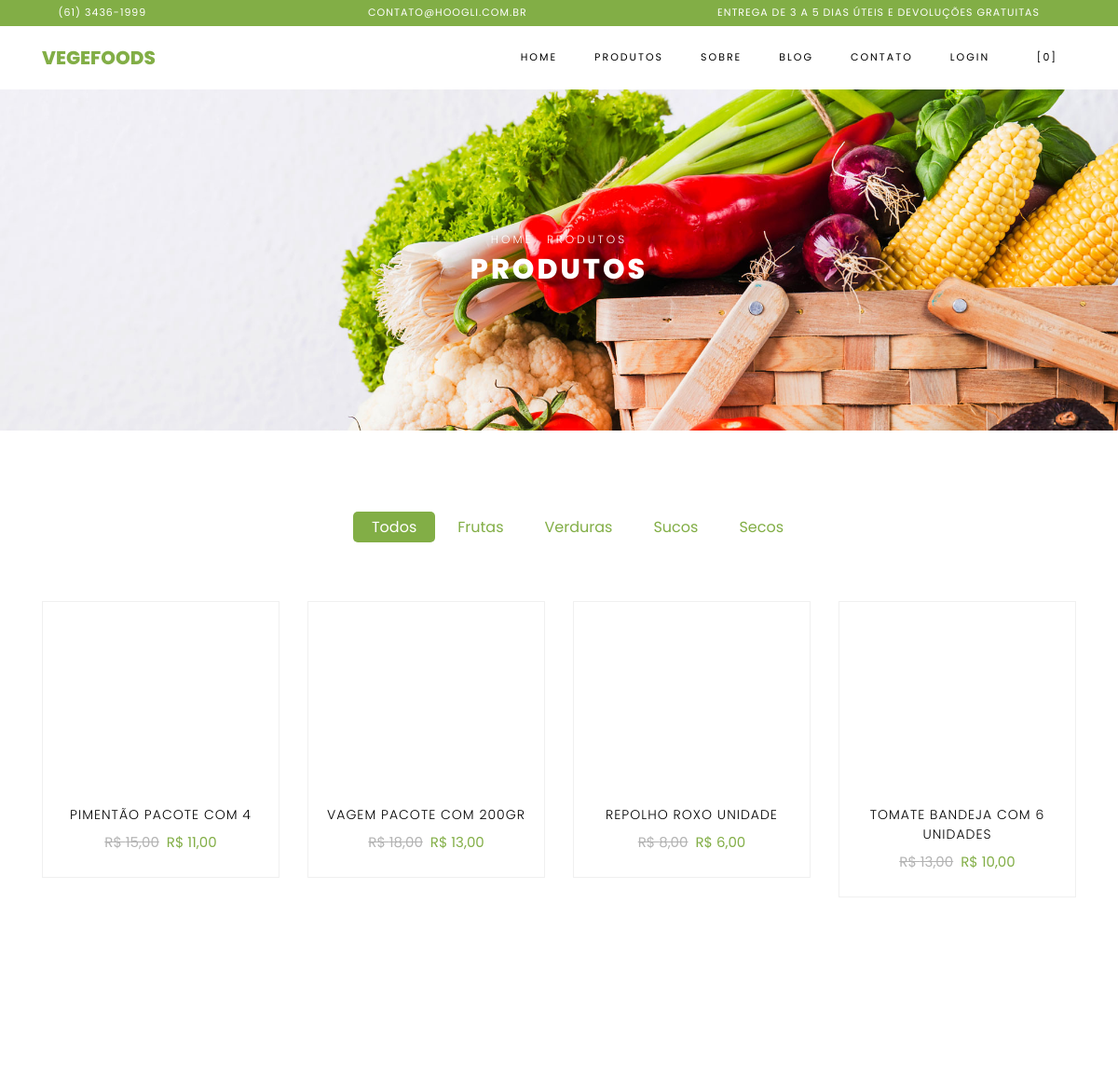
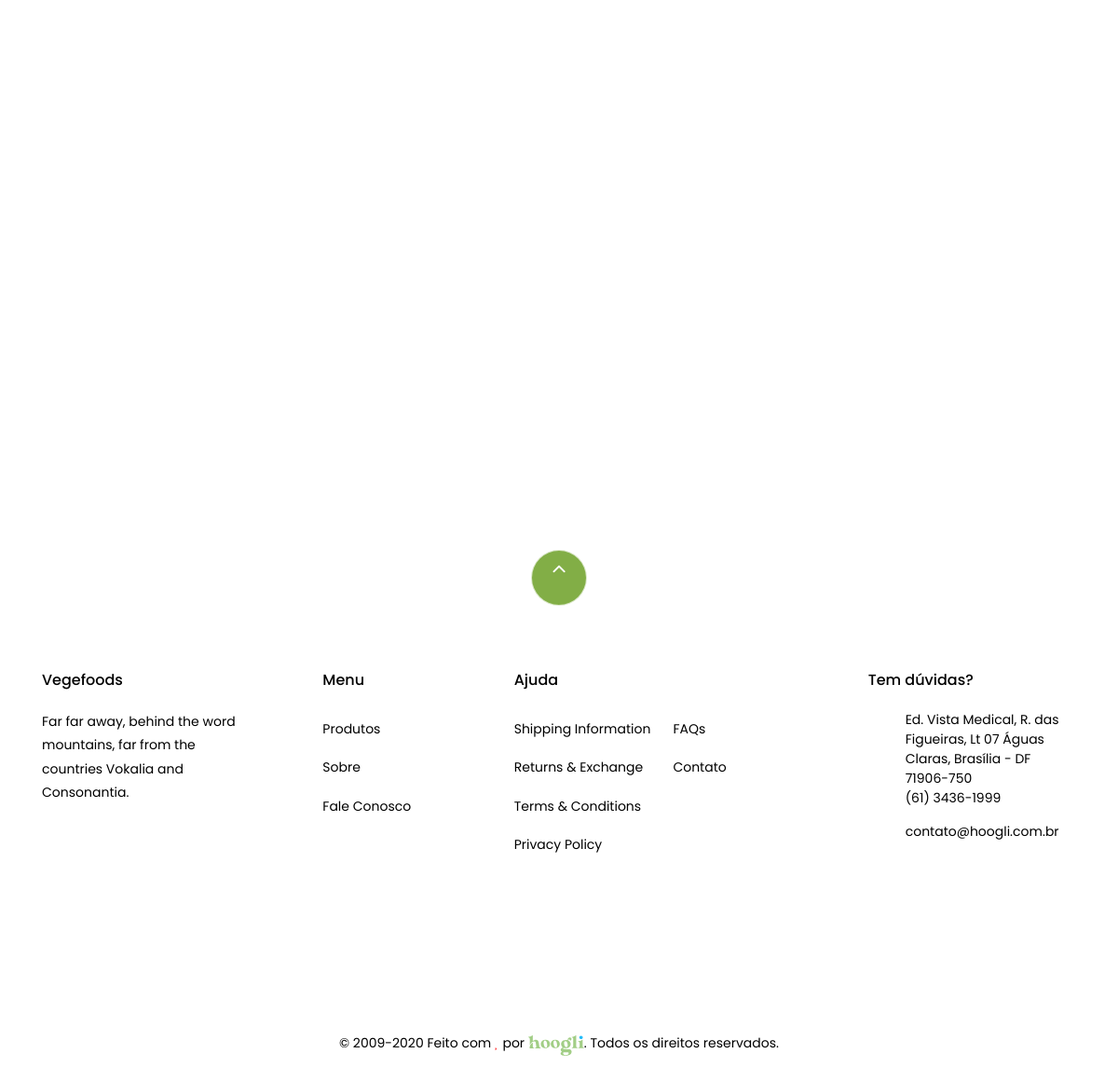
/produtos.php, run on the app's committed database (2 pictures, top to bottom).
### tables this page shows
CREATE TABLE `tbl_config` (
  `id` int(11) NOT NULL,
  `id_campanha` int(11) DEFAULT NULL,
  `favicon` varchar(250) DEFAULT NULL,
  `facebook` varchar(250) DEFAULT NULL,
  `twitter` varchar(250) DEFAULT NULL,
  `instagram` varchar(250) DEFAULT NULL,
  `youtube` varchar(250) DEFAULT NULL,
  `linkedln` varchar(250) DEFAULT NULL,
  `nome_empresa` varchar(250) DEFAULT NULL,
  `endereco` varchar(250) DEFAULT NULL,
  `telefone1` varchar(40) DEFAULT NULL,
  `telefone2` varchar(40) DEFAULT NULL,
  `email1` varchar(250) DEFAULT NULL,
  `email2` varchar(250) DEFAULT NULL,
  `cep_loja` varchar(20) DEFAULT NULL,
  `merchant_id_cielo` varchar(250) DEFAULT NULL,
  `merchant_key_cielo` varchar(250) DEFAULT NULL
);

CREATE TABLE `tbl_categoria` (
  `id` int(11) NOT NULL,
  `nome` varchar(250) DEFAULT NULL,
  `foto` varchar(250) DEFAULT NULL,
  `url_amigavel` varchar(250) DEFAULT NULL
);

CREATE TABLE `tbl_produto` (
  `id` int(11) NOT NULL,
  `nome` varchar(250) DEFAULT NULL,
  `descricao` text DEFAULT NULL,
  `preco_de` float DEFAULT NULL,
  `preco_por` float DEFAULT NULL,
  `ativo` varchar(2) DEFAULT NULL,
  `id_categoria` int(11) DEFAULT NULL,
  `id_subcategoria` int(11) DEFAULT NULL,
  `url_amigavel` varchar(250) DEFAULT NULL,
  `imagem` varchar(250) DEFAULT NULL,
  `meta_title` text DEFAULT NULL,
  `meta_keywords` text DEFAULT NULL,
  `meta_description` text DEFAULT NULL,
  `quantidade_estoque` int(11) DEFAULT NULL,
  `avise_estoque` int(11) DEFAULT NULL,
  `destaque` varchar(2) DEFAULT NULL,
  `peso` float DEFAULT NULL,
  `altura` float DEFAULT NULL,
  `largura` float DEFAULT NULL,
  `comprimento` float DEFAULT NULL
);

### Connection/con-pdo.php (called while the page is built, shortened)
<?php
$conInstanciada = '';
if(empty($conInstanciada)) {
	class Conexao {
		private static $pdo;
		public static function getInstance() {
		if (!isset(self::$pdo)) {
		 try {
		  $opcoes = array(PDO::MYSQL_ATTR_INIT_COMMAND => 'SET NAMES utf8', PDO::ATTR_PERSISTENT => TRUE);
		  self::$pdo = new PDO("mysql:host=" . HOST . "; dbname=" . DBNAME . "; charset=" . CHARSET . ";", USER, PASSWORD, $opcoes);
		  self::$pdo->setAttribute(PDO::ATTR_ERRMODE, PDO::ERRMODE_EXCEPTION);
		 } catch (PDOException $e) {
		  print "Erro: " . $e->getMessage();
		 }
		}
		return self::$pdo;
		}
	}
}

### Class/config.class.php (called while the page is built, shortened)
<?php
$ConfigSistemaInstanciada = '';
if(empty($ConfigSistemaInstanciada)) {
	if(file_exists('Connection/conexao.php')) {
		require_once('Connection/con-pdo.php');
	} else {
		require_once('../Connection/con-pdo.php');
		require_once('../funcoes.php');
	}
	class ConfigSistema {
		private $pdo = null;
		private static $ConfigSistema = null;
		private function __construct($conexao){
			$this->pdo = $conexao;
		}
		public static function getInstance($conexao){
			if (!isset(self::$ConfigSistema)):
				self::$ConfigSistema = new ConfigSistema($conexao);
			endif;
			return self::$ConfigSistema;
		}
		function rsDados() {
			try{
				$sql = "SELECT * FROM tbl_config ";
				$stm = $this->pdo->prepare($sql);
				$stm->execute();
				$rsDados = $stm->fetchAll(PDO::FETCH_OBJ);
				$this->endereco = $rsDados[0]->endereco;
				$this->telefone1 = $rsDados[0]->telefone1;
				$this->email1 = $rsDados[0]->email1;
			} catch(PDOException $erro){
				echo $erro->getLine();
			}
			return($this);
		}
	}
}

### includes.php (called while the page is built, shortened)
<?php
include "Class/config.class.php";
$infoSistema = ConfigSistema::getInstance(Conexao::getInstance())->rsDados();
include "Class/produtos.class.php";
$produtos = Produtos::getInstance(Conexao::getInstance());
include "Class/categorias.class.php";
$categorias = Categorias::getInstance(Conexao::getInstance());
?>

### Class/categorias.class.php (called while the page is built, shortened)
<?php
$CategoriasInstanciada = '';
if(empty($CategoriasInstanciada)) {
	if(file_exists('Connection/conexao.php')) {
		require_once('Connection/con-pdo.php');
	} else {
		require_once('../Connection/con-pdo.php');
		require_once('../funcoes.php');
	}
	class Categorias {
		private $pdo = null;
		private static $Categorias = null;
		private function __construct($conexao){
			$this->pdo = $conexao;
		}
		public static function getInstance($conexao){
			if (!isset(self::$Categorias)):
				self::$Categorias = new Categorias($conexao);
			endif;
			return self::$Categorias;
		}
		function rsDados($id='', $orderBy='', $limite='', $url_amigavel='') {
			$nCampos = 0;
			$sql = '';
			$sqlOrdem = '';
			$sqlLimite = '';
			try{
				$sql = "SELECT * FROM tbl_categoria where 1=1 $sql $sqlOrdem $sqlLimite";
				$stm = $this->pdo->prepare($sql);
				for($i=1; $i<=$nCampos; $i++) {
					$stm->bindValue($i, $campo[$i]);
				}
				$stm->execute();
				$rsDados = $stm->fetchAll(PDO::FETCH_OBJ);
				if($id <> '' or $limite == 1) {
					return($rsDados[0]);
				} else {
					return($rsDados);
				}
			} catch(PDOException $erro){
				echo $erro->getMessage();
			}
		}
	}
}

### Class/produtos.class.php (called while the page is built, shortened)
<?php
$ProdutosInstanciada = '';
if(empty($ProdutosInstanciada)) {
	if(file_exists('Connection/conexao.php')) {
		require_once('Connection/con-pdo.php');
	} else {
		require_once('../Connection/con-pdo.php');
		require_once('../funcoes.php');
	}
	class Produtos {
		private $pdo = null;
		private static $Produtos = null;
		private function __construct($conexao){
			$this->pdo = $conexao;
		}
		public static function getInstance($conexao){
			if (!isset(self::$Produtos)):
				self::$Produtos = new Produtos($conexao);
			endif;
			return self::$Produtos;
		}
		function rsDados($id='', $orderBy='', $limite='', $url_amigavel='', $destaque='', $ativo='', $id_categoria='') {
			$nCampos = 0;
			$sql = '';
			$sqlOrdem = '';
			$sqlLimite = '';
			try{
				$sql = "SELECT * FROM tbl_produto where 1=1 $sql $sqlOrdem $sqlLimite";
				$stm = $this->pdo->prepare($sql);
				for($i=1; $i<=$nCampos; $i++) {
					$stm->bindValue($i, $campo[$i]);
				}
				$stm->execute();
				$rsDados = $stm->fetchAll(PDO::FETCH_OBJ);
				if($id <> '' or $limite == 1) {
					return($rsDados[0]);
				} else {
					return($rsDados);
				}
			} catch(PDOException $erro){
				echo $erro->getMessage();
			}
		}
	}
}

### produtos.php (the view, shortened to what this page needs)
<?php include "includes.php";
$puxaCategorias = $categorias->rsDados();
$puxaProdutos = $produtos->rsDados();
?>
<!DOCTYPE html>
<html lang="pt-br">
  <head>
    <link rel="stylesheet" href="<?php echo SITE_URL;?>/css/open-iconic-bootstrap.min.css">
    <link rel="stylesheet" href="<?php echo SITE_URL;?>/css/animate.css">
    <link rel="stylesheet" href="<?php echo SITE_URL;?>/css/owl.carousel.min.css">
    <link rel="stylesheet" href="<?php echo SITE_URL;?>/css/owl.theme.default.min.css">
    <link rel="stylesheet" href="<?php echo SITE_URL;?>/css/magnific-popup.css">
    <link rel="stylesheet" href="<?php echo SITE_URL;?>/css/aos.css">
    <link rel="stylesheet" href="<?php echo SITE_URL;?>/css/ionicons.min.css">
    <link rel="stylesheet" href="<?php echo SITE_URL;?>/css/bootstrap-datepicker.css">
    <link rel="stylesheet" href="<?php echo SITE_URL;?>/css/jquery.timepicker.css">
    <link rel="stylesheet" href="<?php echo SITE_URL;?>/css/flaticon.css">
    <link rel="stylesheet" href="<?php echo SITE_URL;?>/css/icomoon.css">
    <link rel="stylesheet" href="<?php echo SITE_URL;?>/css/style.css">
  </head>
  <body class="goto-here">
	<?php include "header.php";?>
    <div class="hero-wrap hero-bread" style="background-image: url('<?php echo SITE_URL;?>/images/bg_1.jpg');">
      <div class="container">
        <div class="row no-gutters slider-text align-items-center justify-content-center">
          <div class="col-md-9 ftco-animate text-center">
          	<p class="breadcrumbs"><span class="mr-2"><a href="<?php echo SITE_URL;?>/.">Home</a></span> <span>Produtos</span></p>
            <h1 class="mb-0 bread">Produtos</h1>
          </div>
        </div>
      </div>
    </div>
    <section class="ftco-section">
    	<div class="container">
    		<div class="row justify-content-center">
    			<div class="col-md-10 mb-5 text-center">
    				<ul class="product-category">
    					<li><a href="<?php echo SITE_URL;?>/produtos" <?php if(empty($_GET['cat'])){ echo "class='active'";}?>>Todos</a></li>
						<?php foreach($puxaCategorias as $categoria){?>
    					<li><a href="<?php echo SITE_URL;?>/categoria/<?php echo $categoria->url_amigavel;?>" <?php if(isset($_GET['cat']) && $_GET['cat'] == $categoria->url_amigavel){ echo "class='active'";}?>><?php echo $categoria->nome;?></a></li>
						<?php }?>
    				</ul>
    			</div>
    		</div>
    		<div class="row">
				<?php foreach($puxaProdutos as $produto){?>
    			<div class="col-md-6 col-lg-3 ftco-animate">
    				<div class="product">
    					<a href="<?php echo SITE_URL;?>/produto/<?php echo $produto->url_amigavel;?>" class="img-prod">
    					</a>
    					<div class="text py-3 pb-4 px-3 text-center">
    						<h3><a href="<?php echo SITE_URL;?>/produto/<?php echo $produto->url_amigavel;?>"><?php echo $produto->nome;?></a></h3>
    						<div class="d-flex">
    							<div class="pricing">
		    						<p class="price"><span class="mr-2 price-dc">R$ <?php echo number_format($produto->preco_de,2,',','.');?></span><span class="price-sale">R$ <?php echo number_format($produto->preco_por,2,',','.');?></span></p>
		    					</div>
	    					</div>
    					</div>
    				</div>
    			</div>
				<?php }?>
    		</div>
    	</div>
    </section>
<?php include "footer.php";?>
  </body>
</html>

### header.php (shortened to what this page needs)
<div class="py-1 bg-primary">
    	<div class="container">
    		<div class="row no-gutters d-flex align-items-start align-items-center px-md-0">
	    		<div class="col-lg-12 d-block">
		    		<div class="row d-flex">
		    			<div class="col-md pr-4 d-flex topper align-items-center">
							<?php if(isset($infoSistema->telefone1) && !empty($infoSistema->telefone1)){?>
	                <div class="icon mr-2 d-flex justify-content-center align-items-center"><span class="icon-phone2"></span></div>
						    <span class="text"><?php echo $infoSistema->telefone1;?></span>
                    <?php }?>
					    </div>
					    <div class="col-md pr-4 d-flex topper align-items-center">
							<?php if(isset($infoSistema->email1) && !empty($infoSistema->email1)){?>
	                <div class="icon mr-2 d-flex justify-content-center align-items-center"><span class="icon-paper-plane"></span></div>
						    <span class="text"><?php echo $infoSistema->email1;?></span>
                    <?php }?>
					    </div>
					    <div class="col-md-5 pr-4 d-flex topper align-items-center text-lg-right">
						    <span class="text">Entrega de 3 a 5 dias úteis e Devoluções Gratuitas</span>
					    </div>
				    </div>
			    </div>
		    </div>
		  </div>
    </div>
    <nav class="navbar navbar-expand-lg navbar-dark ftco_navbar bg-dark ftco-navbar-light" id="ftco-navbar">
	    <div class="container">
	      <a class="navbar-brand" href="<?php echo SITE_URL;?>/.">Vegefoods</a>
	      <div class="collapse navbar-collapse" id="ftco-nav">
	        <ul class="navbar-nav ml-auto">
	          <li class="nav-item active"><a href="." class="nav-link">Home</a></li>
            <li class="nav-item"><a href="<?php echo SITE_URL;?>/produtos" class="nav-link">Produtos</a></li>
	          <li class="nav-item"><a href="<?php echo SITE_URL;?>/sobre" class="nav-link">Sobre</a></li>
	          <li class="nav-item"><a href="<?php echo SITE_URL;?>/blog" class="nav-link">Blog</a></li>
	          <li class="nav-item"><a href="<?php echo SITE_URL;?>/contato" class="nav-link">Contato</a></li>
			  <li class="nav-item">
				  <?php if(isset($_SESSION['clienteLogado']) && $_SESSION['clienteLogado'] == 'S'){?>
				  <a href="<?php echo SITE_URL;?>/area-cliente" class="nav-link">Minha Área</a>
				  <?php }else{?>
				   <a href="<?php echo SITE_URL;?>/login" class="nav-link">Login</a>
				  <?php }?>
				  </li>
	          <li class="nav-item cta cta-colored"><a data-toggle="modal" data-target="#cartModal" class="nav-link"><span class="icon-shopping_cart"></span>[<?php if(isset($_SESSION['shopping_cart']) && !empty($_SESSION['shopping_cart'])){ echo count($_SESSION['shopping_cart']);}else{ echo "0";}?>]</a></li>
	        </ul>
	      </div>
	    </div>
	  </nav>

### footer.php (shortened to what this page needs)
<footer class="ftco-footer ftco-section">
     <div class="container">
     	<div class="row">
     		<div class="mouse">
					<a href="#" class="mouse-icon">
						<div class="mouse-wheel"><span class="ion-ios-arrow-up"></span></div>
					</a>
				</div>
     	</div>
       <div class="row mb-5">
         <div class="col-md">
           <div class="ftco-footer-widget mb-4">
             <h2 class="ftco-heading-2">Vegefoods</h2>
             <p>Far far away, behind the word mountains, far from the countries Vokalia and Consonantia.</p>
             <ul class="ftco-footer-social list-unstyled float-md-left float-lft mt-5">
             </ul>
           </div>
         </div>
         <div class="col-md">
           <div class="ftco-footer-widget mb-4 ml-md-5">
             <h2 class="ftco-heading-2">Menu</h2>
             <ul class="list-unstyled">
               <li><a href="<?php echo SITE_URL;?>/produtos" class="py-2 d-block">Produtos</a></li>
               <li><a href="<?php echo SITE_URL;?>/sobre" class="py-2 d-block">Sobre</a></li>
               <li><a href="<?php echo SITE_URL;?>/contato" class="py-2 d-block">Fale Conosco</a></li>
             </ul>
           </div>
         </div>
         <div class="col-md-4">
            <div class="ftco-footer-widget mb-4">
             <h2 class="ftco-heading-2">Ajuda</h2>
             <div class="d-flex">
              <ul class="list-unstyled mr-l-5 pr-l-3 mr-4">
                <li><a href="#" class="py-2 d-block">Shipping Information</a></li>
                <li><a href="#" class="py-2 d-block">Returns &amp; Exchange</a></li>
                <li><a href="#" class="py-2 d-block">Terms &amp; Conditions</a></li>
                <li><a href="#" class="py-2 d-block">Privacy Policy</a></li>
              </ul>
              <ul class="list-unstyled">
                <li><a href="#" class="py-2 d-block">FAQs</a></li>
                <li><a href="<?php echo SITE_URL;?>/contato" class="py-2 d-block">Contato</a></li>
              </ul>
            </div>
           </div>
         </div>
         <div class="col-md">
           <div class="ftco-footer-widget mb-4">
           	<h2 class="ftco-heading-2">Tem dúvidas?</h2>
           	<div class="block-23 mb-3">
              <ul>
                     <?php if(isset($infoSistema->endereco) && !empty($infoSistema->endereco)){?>
                <li><span class="icon icon-map-marker"></span><span class="text"><?php echo $infoSistema->endereco;?></span></li>
                   <?php }?>
                   <?php if(isset($infoSistema->telefone1) && !empty($infoSistema->telefone1)){?>
                <li><a ><span class="icon icon-phone"></span><span class="text"><?php echo $infoSistema->telefone1;?></span></a></li>
                   <?php }?>
                   <?php if(isset($infoSistema->email1) && !empty($infoSistema->email1)){?>
                <li><a ><span class="icon icon-envelope"></span><span class="text"><?php echo $infoSistema->email1;?></span></a></li>
                   <?php }?>
              </ul>
            </div>
           </div>
         </div>
       </div>
       <div class="row">
         <div class="col-md-12 text-center">
           <p>© 2009-<?php echo date('Y');?> Feito com <i class="icon icon-heart fa-beat" style="color: red;"></i> por <span><a href="http://hoogli.com.br/" target="_blank"><img src="<?php echo SITE_URL;?>/images/hoogli_logo.svg" width="60" alt="Hoogli-Marketing-Digital-Brasilia-(61)-3436-1999" style="margin-top: 3px;"></a></span>. Todos os direitos reservados.</p>
         </div>
       </div>
     </div>
   </footer>

### css/icomoon.css (style rules this page uses)
[class^="icon-"], [class*=" icon-"] { font-family: 'icomoon' !important; speak: none; font-style: normal; font-weight: normal; font-variant: normal; text-transform: none; line-height: 1; -webkit-font-smoothing: antialiased; -moz-osx-font-smoothing: grayscale; }
.icon-heart:before { content: "\f004"; }
.icon-map-marker:before { content: "\f041"; }
.icon-phone:before { content: "\f095"; }
.icon-envelope:before { content: "\f0e0"; }
.icon-paper-plane:before { content: "\f1d8"; }
.icon-phone2:before { content: "\e0cd"; }
.icon-shopping_cart:before { content: "\e8cc"; }

### data on the page
tbl_config: telefone1 "(61) 3436-1999", email1 "CONTATO@HOOGLI.COM.BR", endereco "Ed. Vista Medical, R. das Figueiras, Lt 07 Águas Claras, Brasília - DF 71906-750", email1 "contato@hoogli.com.br"
tbl_categoria: nome "Frutas"
tbl_categoria: nome "Verduras"
tbl_categoria: nome "Sucos"
tbl_categoria: nome "Secos"
tbl_produto: nome "PIMENTÃO PACOTE COM 4", preco_de "15,00", preco_por "11,00"
tbl_produto: nome "VAGEM PACOTE COM 200GR", preco_de "18,00", preco_por "13,00"
tbl_produto: nome "REPOLHO ROXO UNIDADE", preco_de "8,00", preco_por "6,00"
tbl_produto: nome "TOMATE BANDEJA COM 6 UNIDADES", preco_de "13,00", preco_por "10,00"
